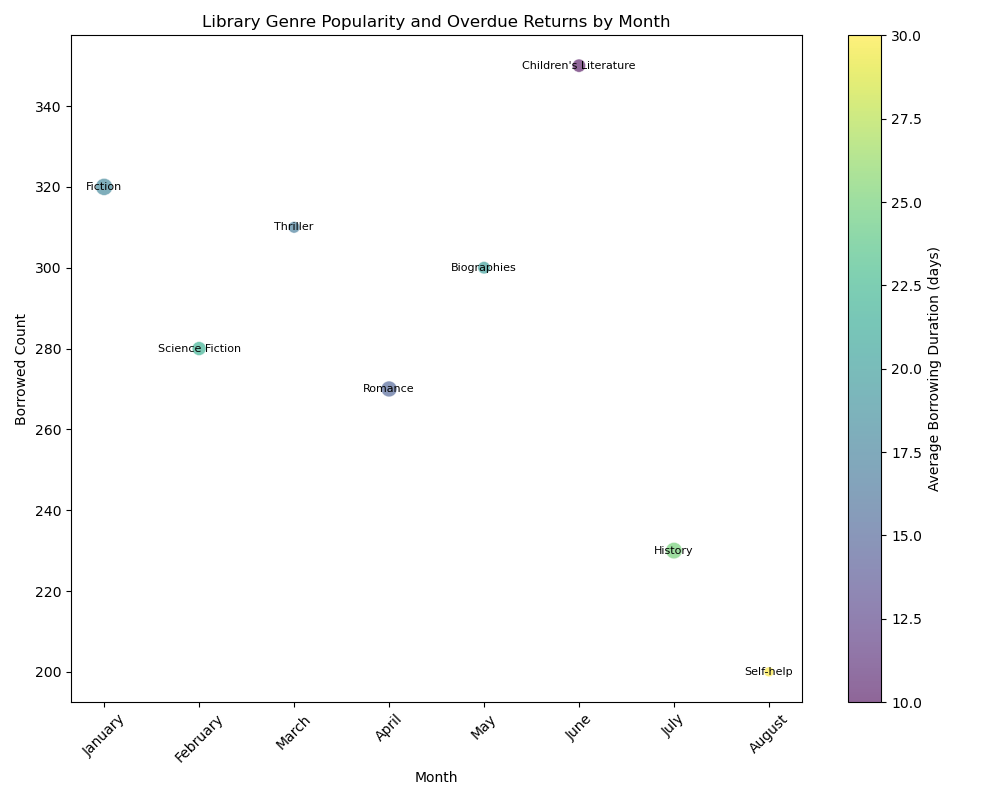

The script that drew this image:

import matplotlib.pyplot as plt

# Provided data
data = [
    {'Month': 'January', 'Book Genre': 'Fiction', 'Borrowed Count': 320, 'Overdue Returns': 15, 'Average Borrowing Duration (days)': 18},
    {'Month': 'February', 'Book Genre': 'Science Fiction', 'Borrowed Count': 280, 'Overdue Returns': 10, 'Average Borrowing Duration (days)': 22},
    {'Month': 'March', 'Book Genre': 'Thriller', 'Borrowed Count': 310, 'Overdue Returns': 7, 'Average Borrowing Duration (days)': 17},
    {'Month': 'April', 'Book Genre': 'Romance', 'Borrowed Count': 270, 'Overdue Returns': 13, 'Average Borrowing Duration (days)': 15},
    {'Month': 'May', 'Book Genre': 'Biographies', 'Borrowed Count': 300, 'Overdue Returns': 8, 'Average Borrowing Duration (days)': 20},
    {'Month': 'June', 'Book Genre': "Children's Literature", 'Borrowed Count': 350, 'Overdue Returns': 9, 'Average Borrowing Duration (days)': 10},
    {'Month': 'July', 'Book Genre': 'History', 'Borrowed Count': 230, 'Overdue Returns': 14, 'Average Borrowing Duration (days)': 25},
    {'Month': 'August', 'Book Genre': 'Self-help', 'Borrowed Count': 200, 'Overdue Returns': 5, 'Average Borrowing Duration (days)': 30}
]

# Preparing the data for plotting
months = [entry['Month'] for entry in data]
borrowed_counts = [entry['Borrowed Count'] for entry in data]
overdue_returns = [entry['Overdue Returns'] for entry in data]
borrowing_duration = [entry['Average Borrowing Duration (days)'] for entry in data]
genres = [entry['Book Genre'] for entry in data]

# Create the figure and axis objects
fig, ax = plt.subplots(figsize=(10, 8))

# Map Borrowing Duration to a color
colors = borrowing_duration
# Use a colormap to map numerical values to colors
scatter = ax.scatter(months, borrowed_counts, s=[count*10 for count in overdue_returns], c=colors, cmap='viridis', alpha=0.6, edgecolors='w', linewidth=0.5)

# Label the bubbles with the book genre
for i, genre in enumerate(genres):
    ax.text(months[i], borrowed_counts[i], genre, ha='center', va='center', size=8)

# Add a color bar to show the Average Borrowing Duration
cbar = plt.colorbar(scatter)
cbar.set_label('Average Borrowing Duration (days)')

# Set labels and title
ax.set_xlabel('Month')
ax.set_ylabel('Borrowed Count')
ax.set_title('Library Genre Popularity and Overdue Returns by Month')

# Display the plot
plt.xticks(rotation=45)  # Rotate x-axis labels for better visibility
plt.tight_layout()  # Adjust the padding between and around subplots
plt.show()
